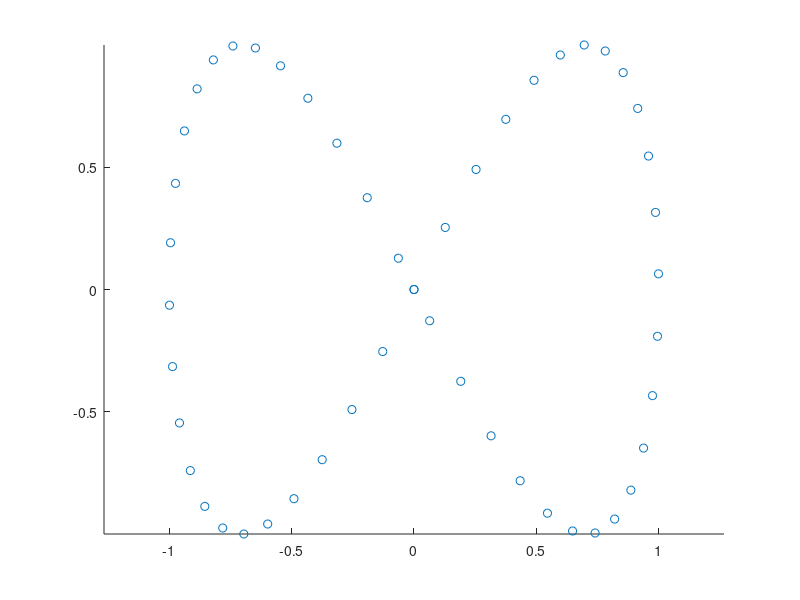

Reproduce this figure in MATLAB. (Note: this script raises an error after producing the figure.)
%robotics.PRMは3Ⅾはできない

%-----------生データ生成-----------%
SampleNum = 50;
theta = linspace(0, 2 * pi, SampleNum);

funcX = @(th) 1 * sin(th);
funcY = @(th) 1 * sin(2 * th);

Position = zeros(SampleNum, 3); % [cm]
for i = 1 : SampleNum
    Position(i, 1) = funcX(theta(i));
    Position(i, 2) = funcY(theta(i));
    Position(i, 3) = i;
end
figure(1)
scatter(Position(:, 1), Position(:, 2));
axis equal

%----------グリッドマップ初期化-----------%
MaxPositions = max(Position);
MinPositions = min(Position);
MaxPosition = ceil(MaxPositions);   % 正に丸める
MinPosition = floor(MinPositions);  % 負に丸める

GridMapOffset = 0;     % [mm]
MapElements_x = (MaxPosition(1) - MinPosition(1) + GridMapOffset / 10); % [cm]
MapElements_y = (MaxPosition(2) - MinPosition(2) + GridMapOffset / 10); % [cm]
GridMap = zeros(MapElements_y, MapElements_x); % 1マス10[mm]のグリッドマップ　(y, x, time)

%------生の位置データをグリッドマップに変換-----------%
for i = 1 : SampleNum
    % 各位置を四捨五入して整数にする
    x = ceil(Position(i, 1)) + abs(MinPosition(1)); % 生データをグリッド座標に写すためにオフセットする
    y = ceil(Position(i, 2)) + abs(MinPosition(2));
    
    GridMap(y, x) = 1;
end

%------バイナリデータに変換-----------%
map3D = occupancyMap3D(SampleNum);
pose = [ 0 0 0 1 0 0 0];
maxRange = SampleNum;
insertPointCloud(map3D,pose,Position,maxRange)

vehicleRadius =0.1;
safetyRadius = 0.1;
inflationRadius = vehicleRadius + safetyRadius;
inflate(map3D, inflationRadius);

figure(2)
show(map3D)


prm = robotics.PRM(map3D);
prm.NumNodes = 100;
prm.ConnectionDistance = 10;
startLocation = [4.0 2.0];
endLocation = [24.0 20.0];
path = findpath(prm, startLocation, endLocation)

% figure
show(prm);

% BinaryMap = binaryOccupancyMap(GridMap); % Convert to binary map data
% figure(3)
% show(BinaryMap)